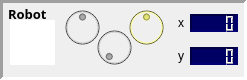
             <widget class="QFrame" name="frame_robot_4">
              <property name="enabled">
               <bool>true</bool>
              </property>
              <property name="maximumSize">
               <size>
                <width>16777215</width>
                <height>80</height>
               </size>
              </property>
              <property name="font">
               <font>
                <pointsize>8</pointsize>
                <weight>75</weight>
                <bold>true</bold>
               </font>
              </property>
              <property name="mouseTracking">
               <bool>false</bool>
              </property>
              <property name="focusPolicy">
               <enum>Qt::NoFocus</enum>
              </property>
              <property name="accessibleName">
               <string>Robot 0</string>
              </property>
              <property name="autoFillBackground">
               <bool>false</bool>
              </property>
              <property name="frameShape">
               <enum>QFrame::Panel</enum>
              </property>
              <property name="frameShadow">
               <enum>QFrame::Sunken</enum>
              </property>
              <property name="lineWidth">
               <number>3</number>
              </property>
              <property name="midLineWidth">
               <number>0</number>
              </property>
              <widget class="QLabel" name="title_robPanel_4">
               <property name="geometry">
                <rect>
                 <x>8</x>
                 <y>5</y>
                 <width>55</width>
                 <height>21</height>
                </rect>
               </property>
               <property name="font">
                <font>
                 <family>Courier 10 Pitch</family>
                 <pointsize>10</pointsize>
                 <weight>75</weight>
                 <bold>true</bold>
                </font>
               </property>
               <property name="autoFillBackground">
                <bool>false</bool>
               </property>
               <property name="styleSheet">
                <string notr="true">background-color: rgba(255, 255, 255, 0);</string>
               </property>
               <property name="text">
                <string>Robot  </string>
               </property>
               <property name="alignment">
                <set>Qt::AlignLeading|Qt::AlignLeft|Qt::AlignTop</set>
               </property>
              </widget>
              <widget class="QGraphicsView" name="gView_robot_4">
               <property name="geometry">
                <rect>
                 <x>10</x>
                 <y>20</y>
                 <width>45</width>
                 <height>45</height>
                </rect>
               </property>
               <property name="mouseTracking">
                <bool>true</bool>
               </property>
               <property name="focusPolicy">
                <enum>Qt::TabFocus</enum>
               </property>
               <property name="frameShape">
                <enum>QFrame::Panel</enum>
               </property>
               <property name="lineWidth">
                <number>0</number>
               </property>
               <property name="backgroundBrush">
                <brush brushstyle="NoBrush">
                 <color alpha="0">
                  <red>0</red>
                  <green>0</green>
                  <blue>0</blue>
                 </color>
                </brush>
               </property>
               <property name="renderHints">
                <set>QPainter::Antialiasing|QPainter::TextAntialiasing</set>
               </property>
              </widget>
              <widget class="QDial" name="dial_botVel_4">
               <property name="enabled">
                <bool>false</bool>
               </property>
               <property name="geometry">
                <rect>
                 <x>60</x>
                 <y>5</y>
                 <width>45</width>
                 <height>45</height>
                </rect>
               </property>
               <property name="focusPolicy">
                <enum>Qt::NoFocus</enum>
               </property>
               <property name="toolTip">
                <string>Average wheel velocity</string>
               </property>
               <property name="styleSheet">
                <string notr="true">background-color: rgb(150, 150, 150);</string>
               </property>
               <property name="minimum">
                <number>-100</number>
               </property>
               <property name="maximum">
                <number>100</number>
               </property>
               <property name="singleStep">
                <number>1</number>
               </property>
               <property name="pageStep">
                <number>10</number>
               </property>
               <property name="wrapping">
                <bool>false</bool>
               </property>
               <property name="notchTarget">
                <double>4.000000000000000</double>
               </property>
               <property name="notchesVisible">
                <bool>false</bool>
               </property>
              </widget>
              <widget class="QDial" name="dial_botOrient_4">
               <property name="enabled">
                <bool>false</bool>
               </property>
               <property name="geometry">
                <rect>
                 <x>124</x>
                 <y>5</y>
                 <width>45</width>
                 <height>45</height>
                </rect>
               </property>
               <property name="baseSize">
                <size>
                 <width>0</width>
                 <height>0</height>
                </size>
               </property>
               <property name="focusPolicy">
                <enum>Qt::NoFocus</enum>
               </property>
               <property name="contextMenuPolicy">
                <enum>Qt::NoContextMenu</enum>
               </property>
               <property name="toolTip">
                <string>Robot's orientation in relation to the opposing end of the field</string>
               </property>
               <property name="styleSheet">
                <string notr="true">background-color: rgb(255, 255, 0);</string>
               </property>
               <property name="minimum">
                <number>-180</number>
               </property>
               <property name="maximum">
                <number>180</number>
               </property>
               <property name="singleStep">
                <number>1</number>
               </property>
               <property name="pageStep">
                <number>5</number>
               </property>
               <property name="tracking">
                <bool>false</bool>
               </property>
               <property name="invertedAppearance">
                <bool>false</bool>
               </property>
               <property name="wrapping">
                <bool>true</bool>
               </property>
               <property name="notchTarget">
                <double>8.699999999999999</double>
               </property>
               <property name="notchesVisible">
                <bool>false</bool>
               </property>
              </widget>
              <widget class="QFrame" name="frame_6">
               <property name="geometry">
                <rect>
                 <x>178</x>
                 <y>5</y>
                 <width>60</width>
                 <height>71</height>
                </rect>
               </property>
               <property name="styleSheet">
                <string notr="true">background-color: rgba(255, 255, 255, 0);</string>
               </property>
               <property name="frameShape">
                <enum>QFrame::NoFrame</enum>
               </property>
               <property name="frameShadow">
                <enum>QFrame::Plain</enum>
               </property>
               <property name="lineWidth">
                <number>0</number>
               </property>
               <layout class="QGridLayout" name="gridLayout_10">
                <property name="leftMargin">
                 <number>0</number>
                </property>
                <property name="topMargin">
                 <number>0</number>
                </property>
                <property name="rightMargin">
                 <number>0</number>
                </property>
                <property name="bottomMargin">
                 <number>0</number>
                </property>
                <item row="1" column="1">
                 <widget class="QLCDNumber" name="lcd_coordY_4">
                  <property name="maximumSize">
                   <size>
                    <width>16777215</width>
                    <height>18</height>
                   </size>
                  </property>
                  <property name="toolTip">
                   <string>Y coordinate from center of field</string>
                  </property>
                  <property name="layoutDirection">
                   <enum>Qt::RightToLeft</enum>
                  </property>
                  <property name="autoFillBackground">
                   <bool>false</bool>
                  </property>
                  <property name="styleSheet">
                   <string notr="true">background-color: rgb(0, 0, 100);</string>
                  </property>
                  <property name="frameShape">
                   <enum>QFrame::Panel</enum>
                  </property>
                  <property name="frameShadow">
                   <enum>QFrame::Sunken</enum>
                  </property>
                  <property name="lineWidth">
                   <number>2</number>
                  </property>
                  <property name="smallDecimalPoint">
                   <bool>false</bool>
                  </property>
                  <property name="digitCount">
                   <number>5</number>
                  </property>
                  <property name="segmentStyle">
                   <enum>QLCDNumber::Outline</enum>
                  </property>
                  <property name="value" stdset="0">
                   <double>0.000000000000000</double>
                  </property>
                 </widget>
                </item>
                <item row="0" column="1">
                 <widget class="QLCDNumber" name="lcd_coordX_4">
                  <property name="maximumSize">
                   <size>
                    <width>16777215</width>
                    <height>18</height>
                   </size>
                  </property>
                  <property name="toolTip">
                   <string>X coordinate from center of field</string>
                  </property>
                  <property name="layoutDirection">
                   <enum>Qt::RightToLeft</enum>
                  </property>
                  <property name="autoFillBackground">
                   <bool>false</bool>
                  </property>
                  <property name="styleSheet">
                   <string notr="true">background-color: rgb(0, 0, 100);</string>
                  </property>
                  <property name="frameShape">
                   <enum>QFrame::Panel</enum>
                  </property>
                  <property name="frameShadow">
                   <enum>QFrame::Sunken</enum>
                  </property>
                  <property name="lineWidth">
                   <number>2</number>
                  </property>
                  <property name="midLineWidth">
                   <number>0</number>
                  </property>
                  <property name="smallDecimalPoint">
                   <bool>false</bool>
                  </property>
                  <property name="digitCount">
                   <number>5</number>
                  </property>
                  <property name="segmentStyle">
                   <enum>QLCDNumber::Outline</enum>
                  </property>
                  <property name="value" stdset="0">
                   <double>0.000000000000000</double>
                  </property>
                 </widget>
                </item>
                <item row="0" column="0">
                 <widget class="QLabel" name="label_21">
                  <property name="text">
                   <string>x</string>
                  </property>
                 </widget>
                </item>
                <item row="1" column="0">
                 <widget class="QLabel" name="label_22">
                  <property name="text">
                   <string>y</string>
                  </property>
                 </widget>
                </item>
               </layout>
              </widget>
              <widget class="QDial" name="dial_botSpeed_4">
               <property name="enabled">
                <bool>false</bool>
               </property>
               <property name="geometry">
                <rect>
                 <x>92</x>
                 <y>25</y>
                 <width>45</width>
                 <height>45</height>
                </rect>
               </property>
               <property name="baseSize">
                <size>
                 <width>0</width>
                 <height>0</height>
                </size>
               </property>
               <property name="cursor">
                <cursorShape>ForbiddenCursor</cursorShape>
               </property>
               <property name="focusPolicy">
                <enum>Qt::NoFocus</enum>
               </property>
               <property name="contextMenuPolicy">
                <enum>Qt::NoContextMenu</enum>
               </property>
               <property name="toolTip">
                <string>Average wheel velocity</string>
               </property>
               <property name="styleSheet">
                <string notr="true">background-color: rgb(150, 150, 150);</string>
               </property>
               <property name="minimum">
                <number>0</number>
               </property>
               <property name="maximum">
                <number>1000</number>
               </property>
               <property name="singleStep">
                <number>1</number>
               </property>
               <property name="pageStep">
                <number>10</number>
               </property>
               <property name="tracking">
                <bool>false</bool>
               </property>
               <property name="invertedAppearance">
                <bool>false</bool>
               </property>
               <property name="invertedControls">
                <bool>false</bool>
               </property>
               <property name="wrapping">
                <bool>false</bool>
               </property>
               <property name="notchTarget">
                <double>1.000000000000000</double>
               </property>
               <property name="notchesVisible">
                <bool>false</bool>
               </property>
              </widget>
             </widget>
